Frame 1 (no input): blank canvas, image omitted
Frame 60 (the mouse pressed at the canvas centre just before this capture): blank canvas, image omitted
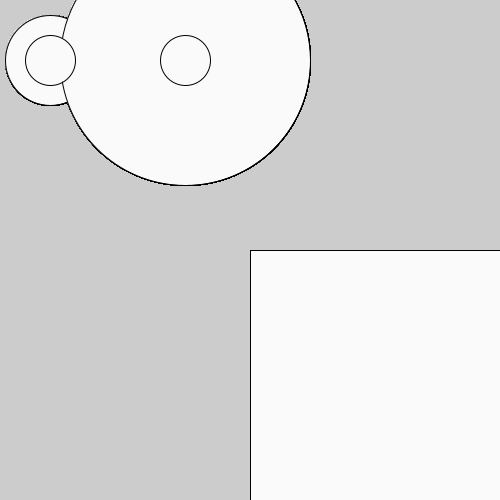
Frame 120 (the mouse held since frame 60 and released just before this capture)

The Processing sketch whose frames 1 and 60 were blank and that drew this single picture after the mouse press (run headless with seeded random() and noise(); from frame 60 on, the mouse is pressed at the canvas centre):

// Processing sketch: processing_176582
// ── processing_176582.pde

void setup  () {
size(500,500);

}

void draw () {
if (mousePressed){

rect(mouseY,mouseX,mouseY,mouseX);
ellipse(50,60,90,90);
fill(mouseX,mouseY,mouseY);
ellipse(185,60,mouseX,mouseY);
ellipse(50,60,50,50);
ellipse(185,60,50,50);}
}
